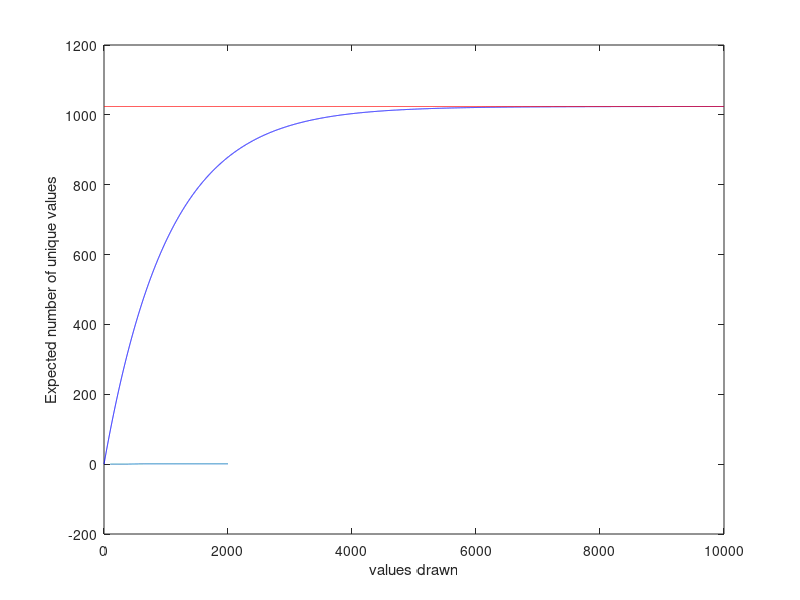

The MATLAB source for this figure:
%%
k = 100;
m = 100;
firstPart = factorial(k)/(factorial(m)*factorial(k-m));
stored = 0;
final = [];
x = [];
for n = 101:2000
    x = [x n];
    stored = 0;
    for i = 0:100
        secondPart = ((-1)^i)*((factorial(m)/(factorial(i)*factorial(m-i)))*((m-i)/k)^n);
        stored = stored + secondPart;
    end
    result = firstPart * stored;
    final = [final result]; 
end
plot(x, final)

%%
n = 1024;
m = 100;
stored = 0;
final = [];
x = [];
line = [];
for k = 0:10000
    x = [x k];
    line = [line n];
    result = n*(1-((n-1)/n)^k);
    final = [final result]; 
end
hold on
plot(x, final, 'b')
plot(x,line, 'r')
xlabel('values drawn')
ylabel('Expected number of unique values')
hold off
